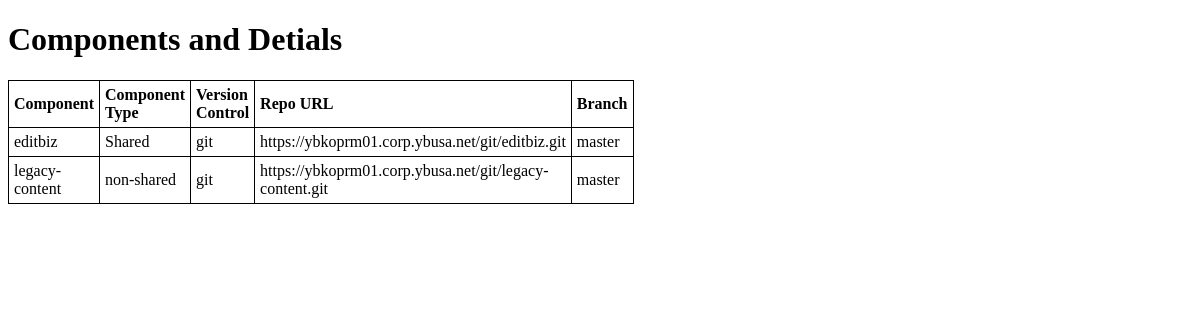
The page /tagging/components/ on the database as committed earlier.
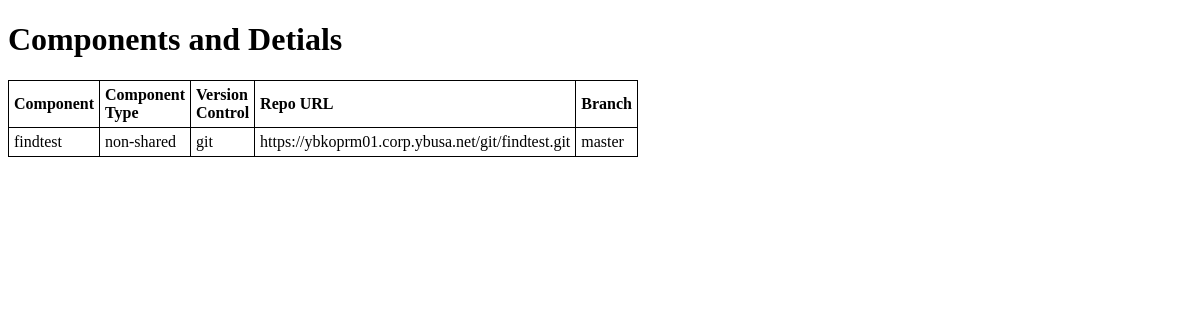
The same page on the database as committed later.
### tagging/models.py (models this page shows)
class components(models.Model):
	component_name  = models.CharField("Component's Name",max_length=50,primary_key=True)
	component_type  = models.CharField("Component's Type",max_length=20)
        version_control = models.ForeignKey(vc_credentials)
        repo_path       = models.URLField("URL for git/svn")
        branch          = models.CharField("Branch",max_length=20)
	def __unicode__(self):
		return self.component_name
	def type(self):
		return self.component_type
	def vc(self):
		return self.version_control
	def repo(self):
		return self.repo_path
	def comp_branch(self):
		return self.branch

class vc_credentials(models.Model):
        VERSION           = (
               (u'svn',u'Subversion'),
               (u'git',u'Git'),
        )
        version_control   = models.CharField(max_length=3, choices=VERSION,primary_key=True)
        userid            = models.CharField("Username",max_length=20)
        password          = models.CharField("Password",max_length=20)
        def __unicode__(self):
		return self.version_control
	def username(self):
		return self.userid
	def passwd(self):
		return self.password

### tagging/views.py (the view)
# urls.py: url(r'components/$', views.components, name='components'),
def components(request):
        componentlist = models.components.objects.all()
        return render(request, 'components.html', {'components' : componentlist})

### templates/components.html (shortened to what this page needs)
<!DOCTYPE html>
<html>
<head>
<h1>Components and Detials</h1>
</head>
<body>
<table style="width:300px">
<tr>
  <th>Component</th>
  <th>Component Type</th>
  <th>Version Control</th>
  <th>Repo URL</th>
  <th>Branch</th>
</tr>
{% for component in components %}
<tr>
  <td>{{ component}}</td>
  <td>{{ component.type }}</td>
  <td>{{ component.vc }}</td>
  <td>{{ component.repo }}</td>
  <td>{{ component.comp_branch }}</td>
</tr>
{% endfor %}
</table>
</body>
</html>

### templates/components.html (style rules this page uses)
table,th,td { border:1px solid black; border-collapse:collapse; }
th,td { padding:5px; }
th { text-align:left; }

Rows that differ between the two databases and show on the page:
removed components: component_name "editbiz", type "Shared", vc "git", repo "https://ybkoprm01.corp.ybusa.net/git/editbiz.git", comp_branch "master"
removed components: component_name "legacy-content", type "non-shared", vc "git", repo "https://ybkoprm01.corp.ybusa.net/git/legacy-content.git", comp_branch "master"
added components: component_name "findtest", type "non-shared", vc "git", repo "https://ybkoprm01.corp.ybusa.net/git/findtest.git", comp_branch "master"
